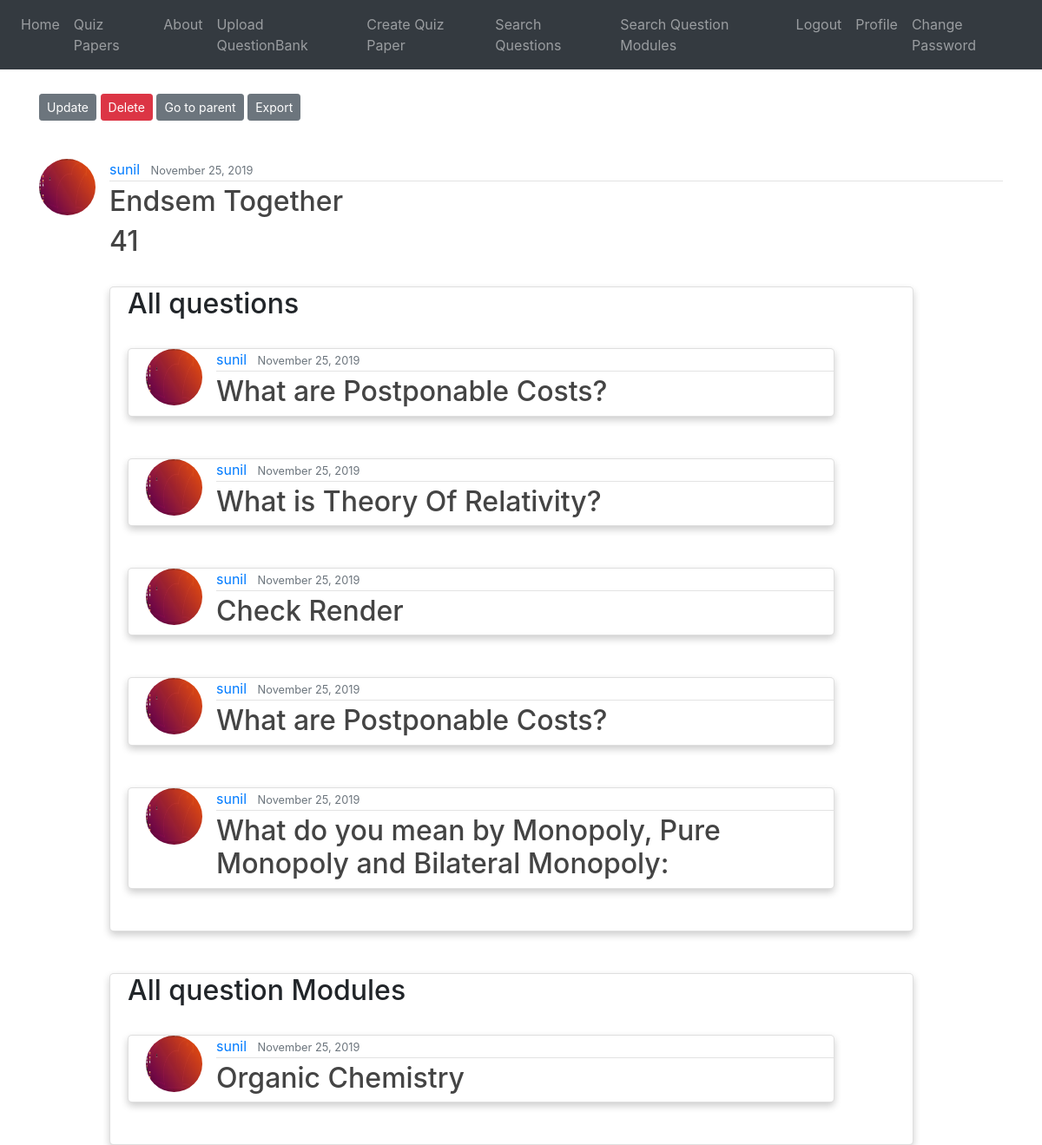
Screenshot of /post/qp/4/ (signed in) with the database file from the repository.
### blog/models.py (models this page shows, shortened)
class QuizPaper(models.Model):
    title = models.CharField(max_length=1000, unique=True)
    author = models.ForeignKey(User, on_delete=models.CASCADE)
    qid_list = models.CharField(validators=[validate_comma_separated_integer_list], max_length=1000)
    qmid_list = models.CharField(validators=[validate_comma_separated_integer_list], max_length=1000)
    date_posted = models.DateTimeField(default=timezone.now)

class Question(models.Model):
    date_posted = models.DateTimeField(default=timezone.now)
    author = models.ForeignKey(User, on_delete=models.CASCADE) #If the user is deleted, its post will also be deleted
    statement = models.TextField()
    answer = models.TextField(blank=True, null=True)
    marks = models.PositiveIntegerField()
    chapter_tag = models.CharField(max_length=1000)
    section_tag = models.CharField(max_length=1000)
    parent = models.PositiveIntegerField(null=True)
    isRoot = models.IntegerField()
    difficulty_Choices = (("Easy","Easy"),("Medium", "Medium"), ("Hard","Hard"))
    difficulty = models.CharField(max_length=9, choices=difficulty_Choices, default="Medium")
    formfield_overrides = {
        models.CharField : {'widget': TextInput(attrs={'size':20})},
        models.TextField : {'widget': Textarea(attrs={'rows':4, 'cols':40})}
    }

class QuestionModule(models.Model):
    statement = models.TextField()
    marks = models.PositiveIntegerField()
    parent = models.PositiveIntegerField()
    isRoot = models.IntegerField()
    date_posted = models.DateTimeField(default=timezone.now)
    author = models.ForeignKey(User, on_delete=models.CASCADE)
    formfield_overrides = {
        models.TextField: {'widget': Textarea(attrs={'rows': 4, 'cols': 40})}
    }

### users/models.py (models this page shows, shortened)
class Profile(models.Model):
    user = models.OneToOneField(User, on_delete=models.CASCADE)
    image = models.ImageField(default='default.jpg', upload_to='profile_pics',
                              validators=[FileExtensionValidator(allowed_extensions=['jpg', 'png'])])

### blog/views.py (the view)
# urls.py: path('post/qp/<int:pk>/', QuizDetailView.as_view(), name='quiz-detail'),
class QuizDetailView(DetailView):
    model = QuizPaper
    template_name = 'blog/quizpaper_detail.html'
    def get_context_data(self, **kwargs):
        context = super().get_context_data(**kwargs)
        context['title'] = "Question Bank Details"
        self.object = self.get_object()
        qids =self.object.qid_list.split(",")[1:]
        qmids = self.object.qmid_list.split(",")[1:]
        context['qs'] = Question.objects.filter(pk__in=qids)
        context['qms'] = QuestionModule.objects.filter(pk__in=qmids)
        return context

### blog/templates/blog/quizpaper_detail.html (shortened to what this page needs)
{% extends "blog/base.html" %}
{% block content %}
<br>
        {% if object.author == user %}
        <div class="form-group">
                    <a class="btn btn-secondary btn-sm mt-1 mb-1" href="{% url 'quiz-update' object.id %}">Update</a>
                    <a class="btn btn-danger btn-sm mt-1 mb-1" href="{% url 'quiz-delete' object.id %}">Delete</a>
                    <a class="btn btn-secondary btn-sm mt-1 mb-1" href="{% url 'quiz-papers' %}">Go to parent </a>
                    <a class="btn btn-secondary btn-sm mt-1 mb-1" href="{% url 'export' %}?quiz={{object.id}}">Export</a>
                </div>
        {% endif %}
<br>
  <article class="media content-section">
    <img class="rounded-circle article-img" width="10%" height="10%" src="{{ object.author.profile.image.url }}">
    <div class="media-body">
      <div class="article-metadata">
        <a class="mr-2" href="{{ request.scheme }}://{{ request.get_host }}{% url 'profile' %}">{{ object.author }}</a>
        <small class="text-muted">{{ object.date_posted|date:"F d, Y" }}</small>
        </div>
        <h2 class="article-title">{{ object.title }}</h2>
        <h2 id="marks" class="article-title"></h2>
      <br>
      <div class="card">
      <h2>All questions</h2>
      <br>
    <div>
      {% for post in qs %}
        {% if post.author == user %}
      <div class="card">
        <article class="media content-section">
          <img class="rounded-circle article-img" width="10%" height="10%" src="{{ post.author.profile.image.url }}">
          <div class="media-body">
            <div class="article-metadata">
              <a class="mr-2" href="#">{{ post.author }}</a>
              <small class="text-muted">{{ post.date_posted|date:"F d, Y" }}</small>
            </div>
            <h2><a class="article-title" href="{% url 'postQuiz-detail' post.id %}?quiz={{object.id}}">{{ post.statement }}</a></h2>
          </div>
        </article>
      </div>
      <br><br>
        {% endif %}
    {% endfor %}
    </div>
      </div>
      <br><br>
      <div class="card">
    <h2>All question Modules</h2>
      <br>
    <div>
      {% for post in qms %}
        {% if post.author == user %}
      <div class="card">
        <article class="media content-section">
          <img class="rounded-circle article-img" width="10%" height="10%" src="{{ post.author.profile.image.url }}">
          <div class="media-body">
            <div class="article-metadata">
              <a class="mr-2" href="#">{{ post.author }}</a>
              <small class="text-muted">{{ post.date_posted|date:"F d, Y" }}</small>
            </div>
            <h2><a class="article-title" href="{% url 'moduleQuiz-detail' post.id %}?quiz={{object.id}}">{{ post.statement }}</a></h2>
          </div>
        </article>
      </div>
      <br><br>
        {% endif %}
    {% endfor %}
    </div>
      </div>
      </div>
  </article>
</div>
{% endblock content %}

### blog/templates/blog/base.html (style rules this page uses)
.article-title { color: #444444; }
.article-img { height: 65px; width: 65px; margin-right: 16px; }
.article-metadata { padding-bottom: 1px; margin-bottom: 4px; border-bottom: 1px solid #e3e3e3 }
.card { box-shadow: 0 4px 8px 0 rgba(0,0,0,0.2); transition: 0.3s; width: 90%; border-radius: 5px; padding-left : 20px; }

### rows the page displays
QuizPaper: author.profile.image (picture), author "sunil", date_posted "November 25, 2019", title "Endsem Together"
Question: author.profile.image (picture), author "sunil", date_posted "November 25, 2019", statement "What are Postponable Costs?"
Question: author.profile.image (picture), author "sunil", date_posted "November 25, 2019", statement "What is Theory Of Relativity?"
Question: author.profile.image (picture), author "sunil", date_posted "November 25, 2019", statement "Check Render"
Question: author.profile.image (picture), author "sunil", date_posted "November 25, 2019", statement "What are Postponable Costs?"
Question: author.profile.image (picture), author "sunil", date_posted "November 25, 2019", statement "What do you mean by Monopoly, Pure Monopoly and Bilateral Monopoly:"
QuestionModule: author.profile.image (picture), author "sunil", date_posted "November 25, 2019", statement "Organic Chemistry"
